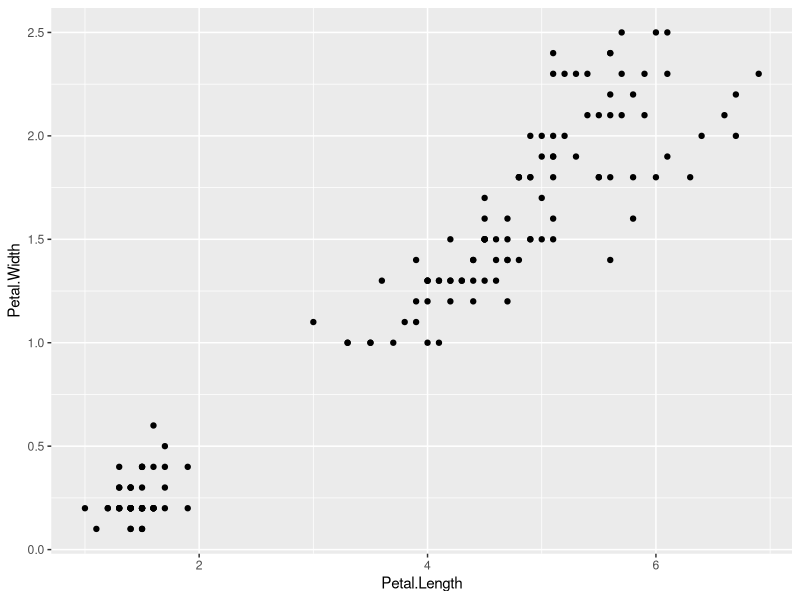
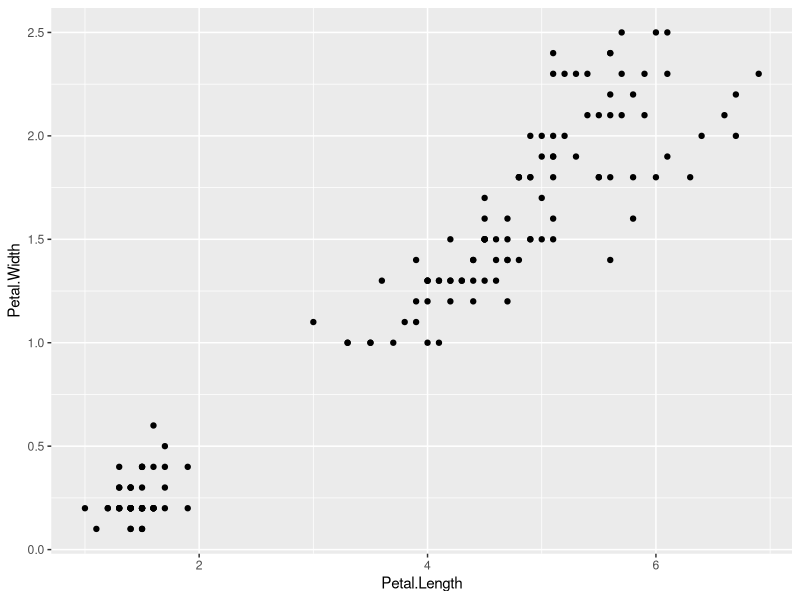
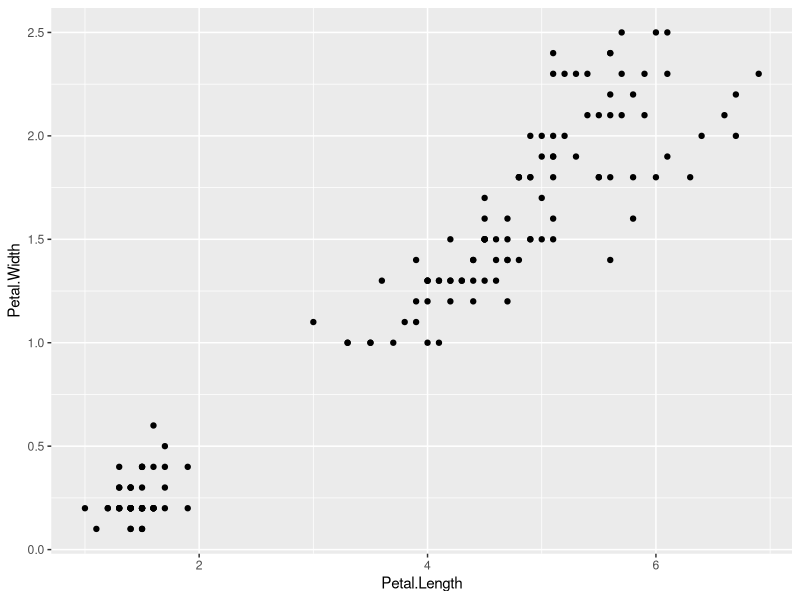
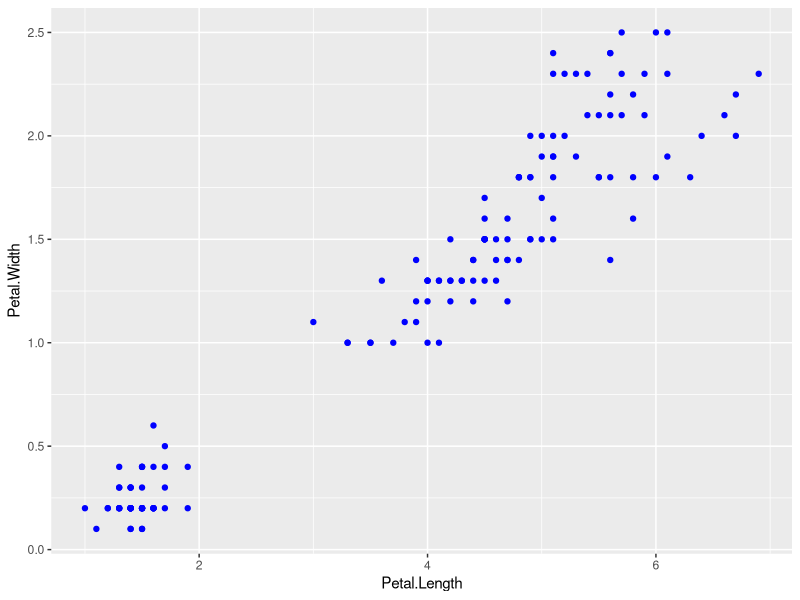
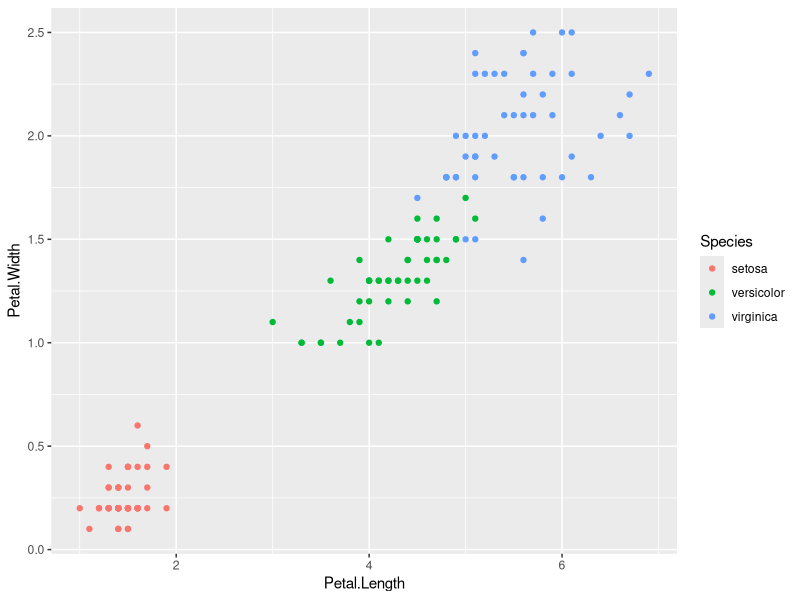
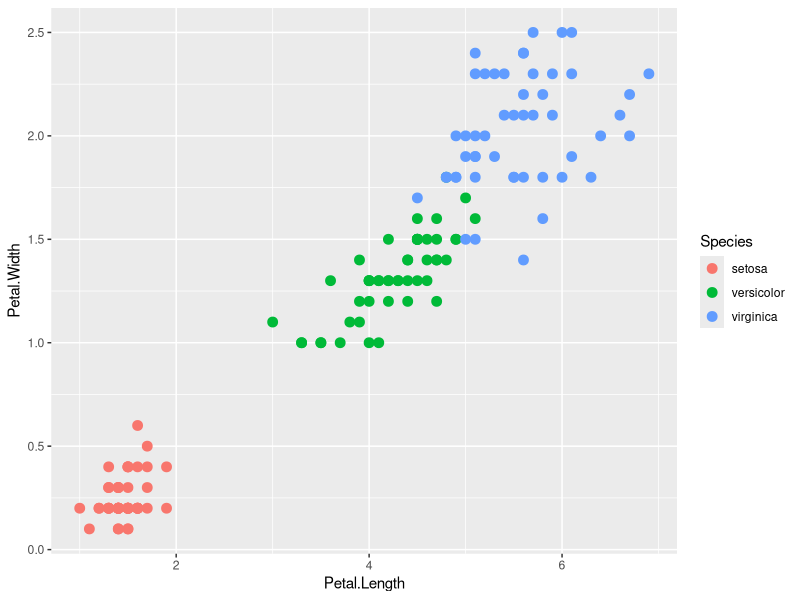
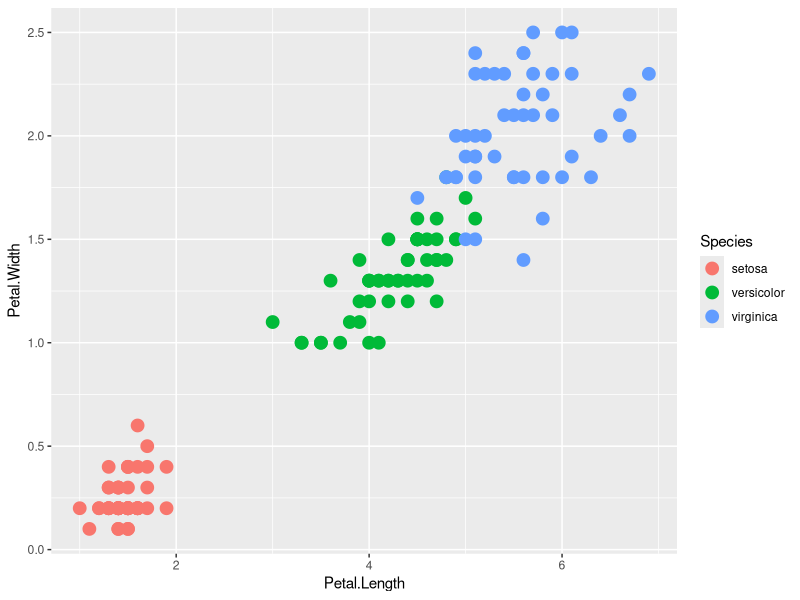
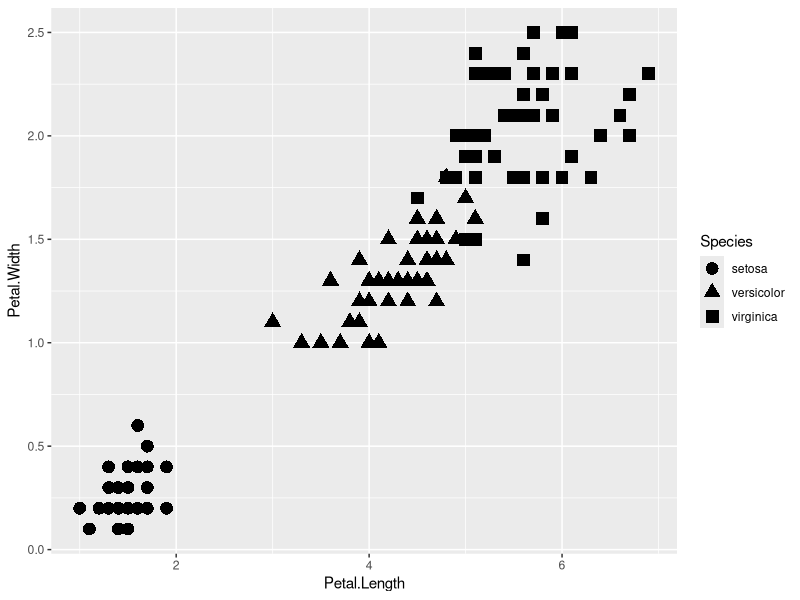

Generate these figures, in order, with R:
## ---- chunk 1
# load the libraries each time you restart R
library(tidyverse)
library(lubridate)
library(readxl)
library(scales)
library(skimr)
library(patchwork)

# install.packages("devtools")
# devtools::install_github("thomasp85/patchwork")

# read in the csv file
# note here we are using relative file paths to find the file
# try hitting "" and then tab inside of the "" - this will bring up choices
iris.df <- read_csv("data/iris.csv")

#'Lets read in the iris excel file
#'The only thing that you might need to do is specify the sheet if you use 
#'multiple sheets
#'

iris_excel.df <- read_excel("data/iris_excel.xlsx", sheet="iris_excel")	
# if there is only one sheet - no worries


## ---- chunk 2
glimpse(iris.df)
## ---- chunk 3
head(iris.df)
# tail(iris.df)
## ---- chunk 4
ggplot(data=iris.df, aes(x=Petal.Length, y=Petal.Width)) +	
  geom_point()	
## ---- chunk 5
#' This is the same as the above plot but puts the aesthetics in the geometry
ggplot(data=iris.df) +	
  geom_point(aes(x=Petal.Length, y=Petal.Width))	

## ---- chunk 6
ggplot(data=iris.df) +	
  geom_point(aes(x=Petal.Length, y=Petal.Width))	
## ---- chunk 7
ggplot(data=iris.df, aes(x=Petal.Length, y=Petal.Width)) +	
  geom_point(color="blue")	
## ---- chunk 8
ggplot(data=iris.df, aes(x=Petal.Length, y=Petal.Width, color=Species)) +	
  geom_point()	

## ---- chunk 9
ggplot(data=iris.df, aes(x=Petal.Length, y=Petal.Width, color=Species)) +	
  geom_point(size=3)	

## ---- chunk 10
ggplot(data=iris.df, aes(x=Petal.Length, y=Petal.Width, color=Species)) +	
  geom_point(size=4)	

## ---- chunk 11
ggplot(data=iris.df, aes(x=Petal.Length, y=Petal.Width, shape=Species)) +
  geom_point(size=4)
## ---- chunk 12

ggplot(data=iris.df) +
  geom_point(aes(x=Petal.Length, y=Petal.Width, shape=Species, color=Species)) +
  facet_grid(. ~ Species)
  


## ---- chunk 13
ggplot(data=iris.df) +
  geom_point(aes(x=Petal.Length, y=Petal.Width, shape=Species, color=Species)) +
  facet_grid(Species ~ ., scales = "free") 
## ---- chunk 14
ggplot(data=iris.df) +
  geom_point(aes(x=Petal.Length, y=Petal.Width, shape=Species, color=Species)) +
  facet_wrap("Species", scales = "free")
## ---- chunk 15
ggplot(data=iris.df, aes(x=Petal.Length, y=Petal.Width, shape=Species, color=Species)) +
  geom_point() +
  ggtitle("Petal Shape") +
  labs(x="Petal Length", y="Petal Width")
  # we will get into themes but this will center the title
  # theme(plot.title = element_text(hjust = 0.5))
## ---- chunk 16
streams.df <- read_csv("data/streams_q_gage_no3.csv", guess_max = 10000)
# Guess max extends the deault guessing of column type for a longer time than the 
# default if there are mssing values down the column

glimpse(streams.df)
## ---- chunk 17
ggplot(streams.df, aes(datetime, no3_mgl, color=site)) +
  geom_point()
## ---- chunk 18
ggplot(streams.df, aes(datetime, no3_mgl, color=site)) +
  geom_point() +
  scale_y_continuous()+ #expand=c(0,0), breaks=c(0,30,60)
     scale_x_datetime(date_breaks = "1 month",
                  limits = ymd_hms(c('2017-01-01 00:00:00','2017-12-31 00:00:00')),
                  labels=date_format("%Y-%b-%d"), expand=c(0,0))
## ---- chunk 19
ggplot(streams.df, aes(datetime, no3_mgl, color=site)) +
  geom_point() +
  scale_y_continuous()+ #expand=c(0,0), breaks=c(0,30,60)
     scale_x_datetime(date_breaks = "1 month",
                  limits = ymd_hms(c('2017-01-01 00:00:00','2017-12-31 00:00:00')),
                  labels=date_format("%Y-%b-%d"), expand=c(0,0)) +
  theme_bw()
## ---- chunk 20
ggplot(streams.df, aes(datetime, no3_mgl, color=site)) +
  geom_point() +
  scale_y_continuous()+ #expand=c(0,0), breaks=c(0,30,60)
     scale_x_datetime(date_breaks = "1 month",
                  limits = ymd_hms(c('2017-01-01 00:00:00','2017-12-31 00:00:00')),
                  labels=date_format("%Y-%b-%d"), expand=c(0,0)) +
  theme(
       # LABLES APPEARANCE
       axis.title.x=element_text(size=12, face="bold"),
       axis.title.y=element_text(size=12, face="bold"),
       axis.text.x = element_text(size=10, face="bold", angle=45, hjust=1),
       axis.text.y = element_text(size=10, face="bold"))
## ---- chunk 21
ggplot(streams.df, aes(datetime, no3_mgl, color=site)) +
  geom_point() +
  scale_y_continuous()+ #expand=c(0,0), breaks=c(0,30,60)
     scale_x_datetime(date_breaks = "1 month",
                  limits = ymd_hms(c('2017-01-01 00:00:00','2017-12-31 00:00:00')),
                  labels=date_format("%Y-%b-%d"), expand=c(0,0)) +
  scale_color_manual (name="Sites",
                      labels=c("Indian Cr.", "Vermillion Cr."),
                      values=c("red","darkblue")) +
  labs(x = "", y = "Nitrate NO3 (mg L^-1") +
theme(
    # LABLES APPEARANCE
    axis.title.x=element_text(size=12, face="bold"),
    axis.title.y=element_text(size=12, face="bold"),
    axis.text.x = element_text(size=10, face="bold", angle=45, hjust=1),
    axis.text.y = element_text(size=10, face="bold"),
 # plot.title = element_text(hjust = 0.5, colour="black", size=22, face="bold"),
 # LEGEND
 # legend.position="none",
 # LEGEND TEXT
 legend.text = element_text(colour="black", size = 12, face = "bold"),
 # LEGEND TITLE
 legend.title = element_text(colour="black", size=14, face="bold"),
 # LEGEND POSITION AND JUSTIFICATION
 # legend.justification=c(0.1,1),
 # legend.position=c(0.02,.99),
 # PLOT COLORS
 # REMOVE BOX BEHIND LEGEND SYMBOLS
 # REMOVE LEGEND BOX
  legend.key = element_rect(fill = "transparent", colour = "transparent"),
 # REMOVE LEGEND BOX
  legend.background = element_rect(fill = "transparent", colour = "transparent"),
 # #REMOVE PLOT FILL AND GRIDS
 # panel.background=element_rect(fill = "transparent", colour = "transparent"),
 # # removes the window background
 # plot.background=element_rect(fill="transparent",colour=NA),
 # # removes the grid lines
 # panel.grid.major = element_blank(),
 # panel.grid.minor = element_blank(),
 # ADD AXES LINES AND SIZE
 axis.line.x = element_line(color="black", size = 0.3),
 axis.line.y = element_line(color="black", size = 0.3),
 # ADD PLOT BOX
 panel.border = element_rect(colour = "black", fill=NA, size=0.3))
